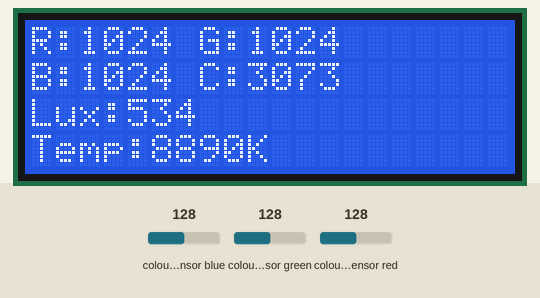
A sketch run on a simulated Arduino Uno, built with avr-gcc and run on an emulated ATmega328P. Shown: 20×4 character LCD. The inputs (shaded band) are chosen by the test bench; at power-on: colour sensor blue 128, colour sensor green 128, colour sensor red 128. What the sketch prints to the serial monitor is not drawn.

Above: at 3.3 s.
3.4 s: colour sensor blue set to 5
At 4.9 s:
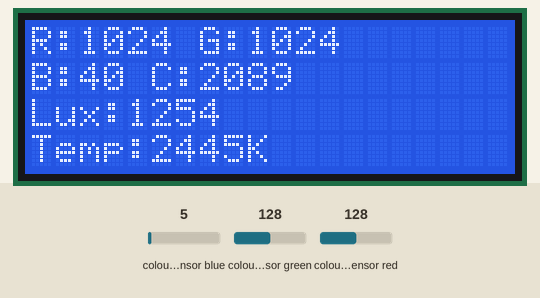
6.2 s: colour sensor green set to 5
At 7.4 s:
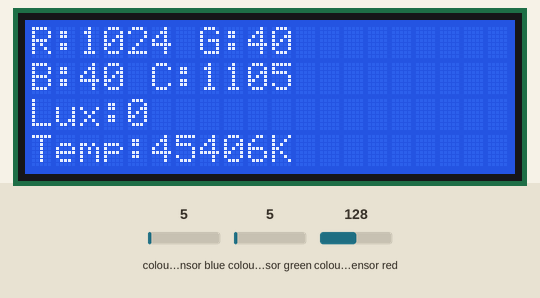
9.0 s: colour sensor red set to 5
At 11.3 s:
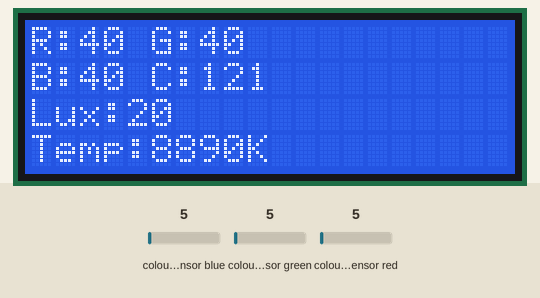
12.0 s: colour sensor blue set to 64
At 13.7 s:
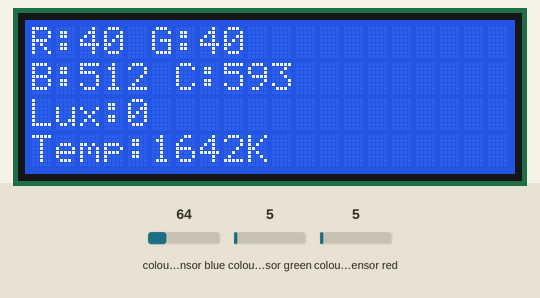
14.8 s: colour sensor green set to 64
At 17.6 s:
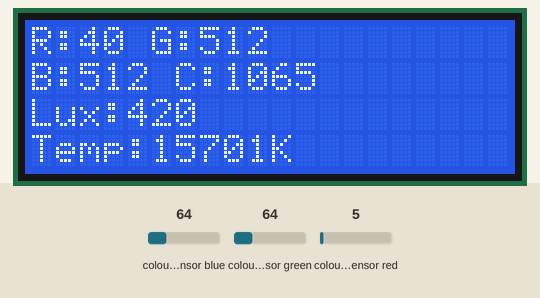
Timing chart, 0 to 19.1 s (numbered marks = the images above; inputs shaded):
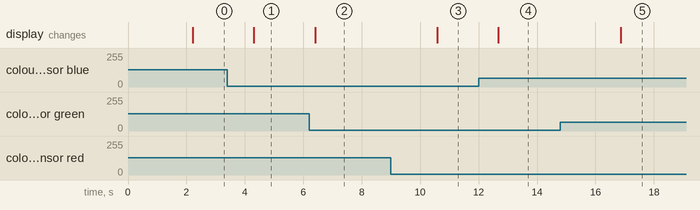

The sketch:

colorpiecessorter.ino
```cpp
#include <Wire.h>
#include "Adafruit_TCS34725.h"
#include <LiquidCrystal_I2C.h>

// Capteur couleur
Adafruit_TCS34725 tcs = Adafruit_TCS34725(TCS34725_INTEGRATIONTIME_614MS, TCS34725_GAIN_1X);

// Écran LCD I2C à l'adresse 0x3F
LiquidCrystal_I2C lcd(0x3f, 20, 4);

// Structure pour stocker les couleurs de référence
struct CouleurRef {
  uint16_t r;
  uint16_t g;
  uint16_t b;
};

CouleurRef noirRef, roseRef, vertRef, blancRef, brunRef, mauveRef, JauneRef, grisRef, OrangeRef;


void setup() {
  Serial.begin(9600);
  lcd.init();
  lcd.backlight();
  lcd.setCursor(0, 0);
  lcd.print("Trieur module + +");
  lcd.setCursor(0, 1);
  lcd.print("Projet realise par");
  lcd.setCursor(0, 2);
  lcd.print("Louis Paul 6EQMA");

  if (tcs.begin()) {
    Serial.println("Capteur TCS34725 OK");
  } else {
    Serial.println("Erreur capteur !");
    while (1); // Stop programme
  }
  delay(2000); // Laisse le message s'afficher
}

void loop() {
  uint16_t r, g, b, c;
  tcs.getRawData(&r, &g, &b, &c);

  if (c > 50) { // Seuil de détection
    uint16_t colorTemp = tcs.calculateColorTemperature(r, g, b);
    uint16_t lux = tcs.calculateLux(r, g, b);

    // Affichage série
    Serial.print("R: "); Serial.print(r);
    Serial.print(" G: "); Serial.print(g);
    Serial.print(" B: "); Serial.print(b);
    Serial.print(" Lux: "); Serial.print(lux);
    Serial.print(" Temp: "); Serial.print(colorTemp);
    Serial.println(" K");

    // Affichage LCD
    lcd.clear();
    lcd.setCursor(0, 0);
    lcd.print("R:"); lcd.print(r);
    lcd.print(" G:"); lcd.print(g);

    lcd.setCursor(0, 1);
    lcd.print("B:"); lcd.print(b);
    lcd.print(" C:"); lcd.print(c);

    lcd.setCursor(0, 2);
    lcd.print("Lux:"); lcd.print(lux);

    lcd.setCursor(0, 3);
    lcd.print("Temp:"); lcd.print(colorTemp);
    lcd.print("K");

  } else {
    lcd.clear();
    lcd.setCursor(0, 1);
    lcd.print("Pas de couleur");
    Serial.println("Pas de couleur détectée");
  }

  delay(2000); // Attente entre les mesures
}
```

Measured:
- after the input at 3.4 s, the display: changes after 0.91 s (image 1)
- after the input at 6.2 s, the display: changes after 0.20 s (image 2)
- after the input at 9.0 s, the display: changes after 1.6 s (image 3)
- after the input at 12.0 s, the display: changes after 0.68 s (image 4)
- after the input at 14.8 s, the display: changes after 2.1 s (image 5)
